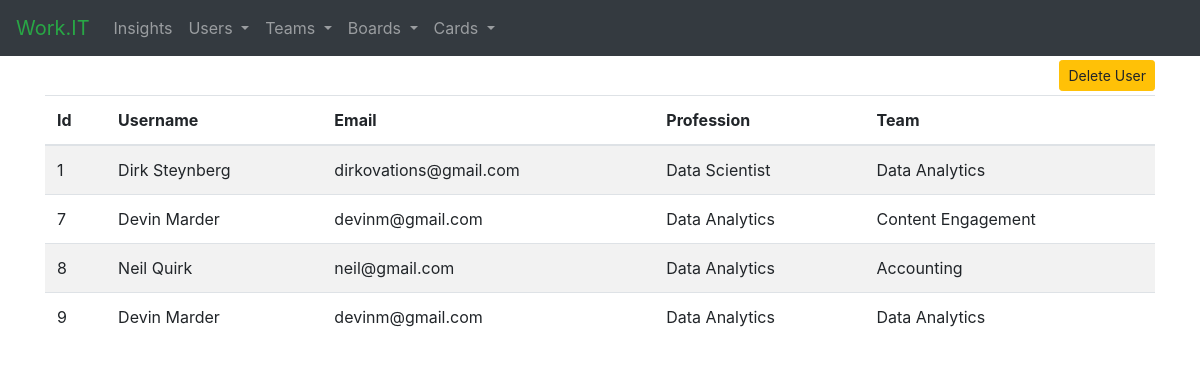
The app's page /user_list with its own data.
### tables this page shows
CREATE TABLE user(id INTEGER PRIMARY KEY AUTOINCREMENT,name TEXT,email TEXT,title TEXT,card TEXT,team TEXT,profile BLOB);

### app.py (the view)
@app.route('/user_list')
def user_list():
    users = get_users()
    teams = get_teams()
    return render_template('user_list.html', users=users, teams=teams)

### scripts.py (called while the page is built)
def get_teams():
    con_teams = sqlite3.connect("database.db")
    con_teams.row_factory = sqlite3.Row
    cur = con_teams.cursor()
    cur.execute("SELECT * FROM team")
    teams = cur.fetchall()
    con_teams.close()
    return teams

def get_users():
    con_users = sqlite3.connect("database.db")
    con_users.row_factory = sqlite3.Row
    cur = con_users.cursor()
    cur.execute("SELECT * FROM user")
    users = cur.fetchall()
    con_users.close()
    return users

### templates/user_list.html (shortened to what this page needs)
{% extends "base.html" %}
{% block head %}
    {{ super() }}
{% endblock %}
{% block content %}
    <div class="text-right mt-1 mb-1">
        <button type="button" class="btn btn-warning btn-sm" data-toggle="modal" data-target="#delete-user">
            Delete User
        </button>
    </div>
    <table class="table table-striped" id="name-list">
        <thead>
        <tr>
            <th>Id</th>
            <th>Username</th>
            <th>Email</th>
            <th>Profession</th>
            <th>Team</th>
        </tr>
        </thead>
        <tbody>
        {% for user in users %}
            <tr>
                <td>{{ user['id'] }}</td>
                <td>{{ user['name'] }}</td>
                <td>{{ user['email'] }}</td>
                <td>{{ user['title'] }}</td>
                <td>{{ user['team'] }}</td>
            </tr>
        {% endfor %}
        </tbody>
    </table>
{% endblock %}

### records on screen
user: id "1", name "Dirk Steynberg", email "dirkovations@gmail.com", title "Data Scientist", team "Data Analytics"
user: id "7", name "Devin Marder", email "devinm@gmail.com", title "Data Analytics", team "Content Engagement"
user: id "8", name "Neil Quirk", email "neil@gmail.com", title "Data Analytics", team "Accounting"
user: id "9", name "Devin Marder", email "devinm@gmail.com", title "Data Analytics", team "Data Analytics"
